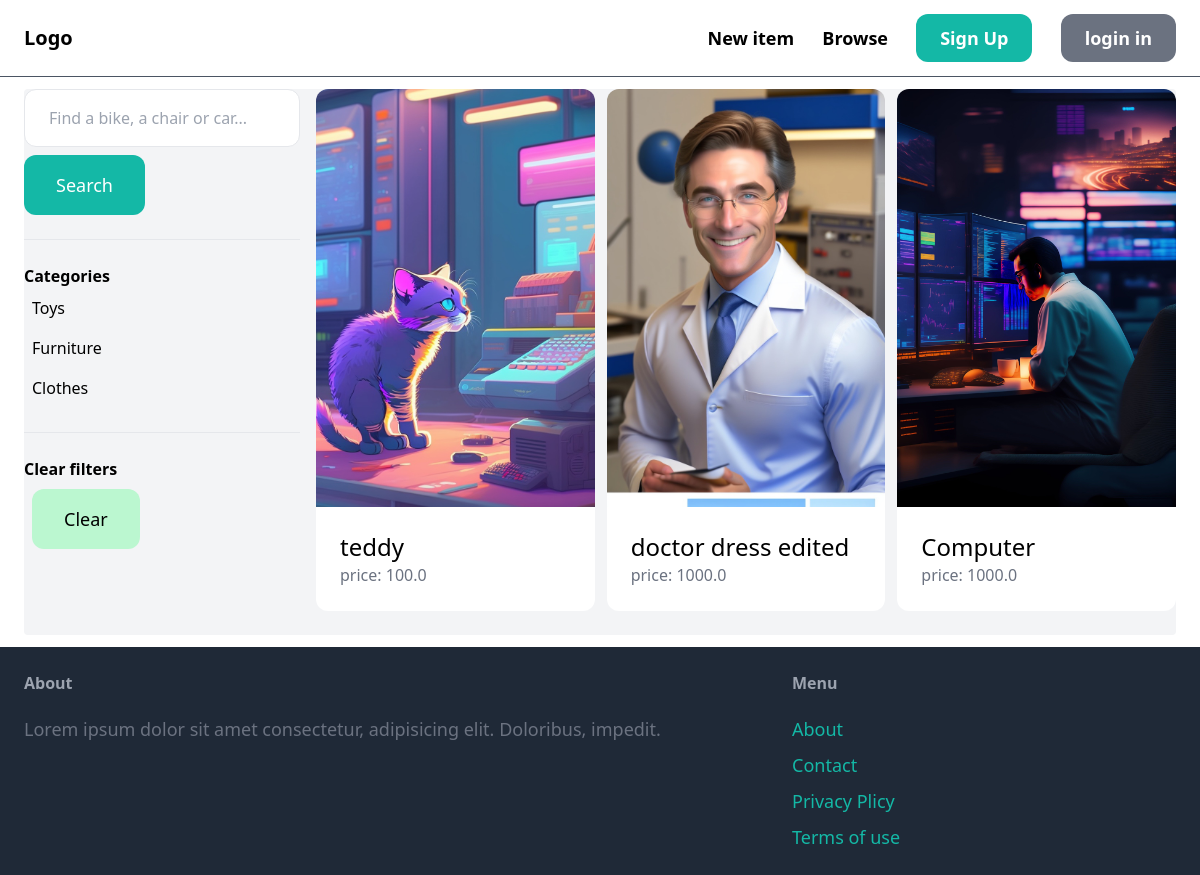
The app's page /items/ with its own data.
### item/models.py (models this page shows, shortened)
class Category(models.Model):
    name=models.CharField(max_length=255)
    class Meta:
        verbose_name_plural = 'Categories'

class Item(models.Model):
    category= models.ForeignKey(Category,related_name='items', on_delete=models.CASCADE)
    name = models.CharField(max_length=255)
    description = models.TextField(blank=True, null=True)
    price=models.FloatField()
    image= models.ImageField(upload_to='item_images', blank=True, null=True)
    is_sold=models.BooleanField(default=False)
    created_by=models.ForeignKey(User, related_name='items', on_delete=models.CASCADE)
    created_at=models.DateTimeField(auto_now_add=True)

### item/views.py (the view)
# urls.py: path('', views.items, name='items'),
def items(request):
    query = request.GET.get('query', '')
    categories = Category.objects.all()
    category_id= request.GET.get('category', 0)
    items=Item.objects.filter(is_sold=False)
    if category_id:
        items=items.filter(category_id=category_id)
    if query:
        items = items.filter(Q(name__icontains=query) | Q(description__icontains=query))
    return render(request, 'item/items.html',{
        'items' : items,
        'query': query,
        'categories' : categories,
        'category_id' : int(category_id),
    })

### item/templates/item/items.html (shortened to what this page needs)
{% extends 'core/base.html' %}
{% block content %}
    <div class='pb-6 grid grid-cols-4 gap-4 bg-gray-100 rounded'>
        <div class='col-span-1'>
            <form method="get" action="{% url 'item:items' %}">
                <input name="query" class="w-full py-4 px-6 border rounded-xl" type="text" value="{{ query }}" placeholder="Find a bike, a chair or car...">
                <button class="mt-2 py-4 px-8 text-lg bg-teal-500 text-white rounded-xl">Search</button>
            </form>
            <hr class='my-6'>
            <p class='font-semibold'>Categories</p>
            <ul>
                {% for category in categories %}
                    <li class="py-2 px-2 rounded-xl {% if category.id == category_id %} bg-gray-200 {% endif %}">
                        <a href="{% url 'item:items' %}?query={{query}}&category={{category.id}}">{{category.name}}</a>
                    </li>
                {% endfor %}
            </ul>
            <hr class='my-6'>
            <p class='font-semibold'>Clear filters</p>
            <ul>
                <li>
                    <a href="{% url 'item:items' %}" class='m-2 py-4 px-8 inline-block bg-green-200 rounded-xl text-lg'>Clear</a>
                </li>
            </ul>
        </div>
        <div class='col-span-3'>
            <div class='grid grid-cols-3 gap-3'>
                {% for item in items %}
                    <div class=''>
                        <a href="{% url 'item:detail' item.id %}">
                            <div>
                                <img class='rounded-t-xl ' src="{{item.image.url}}" alt="/">
                            </div>
                            <div class='p-6 bg-white rounded-b-xl'>
                                <h2 class='text-2xl'>{{item.name}}</h2>
                                <p class='text-gray-500'>price: {{item.price}}</p>
                            </div>
                        </a>
                    </div>
                {% endfor %}
            </div>
        </div>
    </div>
{% endblock content %}

### core/templates/core/base.html (shortened to what this page needs)
{% load static %}
<html lang="en">
<head>
    <script src='https://cdn.tailwindcss.com'></script>
</head>
<body>
    <nav class='py-6 px-6 flex justify-between items-center border-b border-gray-600'>
        <a href="/" class='text-xl font-bold'>Logo</a>
        <div class='space-x-6'>
            <a href="{% url 'item:new' %}" class='text-lg font-semibold hover:text-gray-500 cursor'>New item</a>
            <a href="{% url 'item:items' %}" class='text-lg font-semibold hover:text-gray-500 cursor'>Browse</a>
            {% if request.user.is_authenticated %}
                <a href="#" class='px-6 py-3 bg-teal-500 rounded-xl text-lg text-white font-semibold hover:bg-teal-800 cursor'>Inbox</a>
                <a href="{% url 'dashboard:index' %}" class='px-6 py-3 bg-gray-500 rounded-xl text-lg text-white font-semibold hover:bg-teal-800 cursor'>Dashboard</a>
            {% else %}
                    <a href="{% url 'core:signup' %}" class='px-6 py-3 bg-teal-500 rounded-xl text-lg text-white font-semibold hover:bg-teal-800 cursor'>Sign Up</a>
                    <a href="{% url 'core:login' %}" class='px-6 py-3 bg-gray-500 rounded-xl text-lg text-white font-semibold hover:bg-teal-800 cursor'>login in</a>
            {% endif %}
        </div>
    </nav>
    <div class='px-6 py-3'>
        {% block content %}
        {% endblock content %}
    </div>
    <footer class='py-6 px-6 flex justify-between bg-gray-800'>
        <div class='w-2/3 pr-10'>
            <h3 class='mb-5 font-semibold text-gray-400'>About</h3>
            <p class='text-lg text-gray-500'>Lorem ipsum dolor sit amet consectetur, adipisicing elit. Doloribus, impedit.</p>
        </div>
        <div class='w-1/3'>
            <h3 class='mb-5 font-semibold text-gray-400'>Menu</h3>
            <ul class='space-y-2'>
                <li><a href="#" class='text-lg text-teal-500 hover:text-teal-700'>About</a></li>
                <li><a href="{% url 'core:contact' %}" class='text-lg text-teal-500 hover:text-teal-700'>Contact</a></li>
                <li><a href="#" class='text-lg text-teal-500 hover:text-teal-700'>Privacy Plicy</a></li>
                <li><a href="#" class='text-lg text-teal-500 hover:text-teal-700'>Terms of use</a></li>
            </ul>
        </div>
    </footer>
</body>
</html>

### records on screen
Category: name "Toys"
Category: name "Furniture"
Category: name "Clothes"
Item: image (picture), name "teddy", price "100.0"
Item: image (picture), name "doctor dress edited", price "1000.0"
Item: image (picture), name "Computer", price "1000.0"
